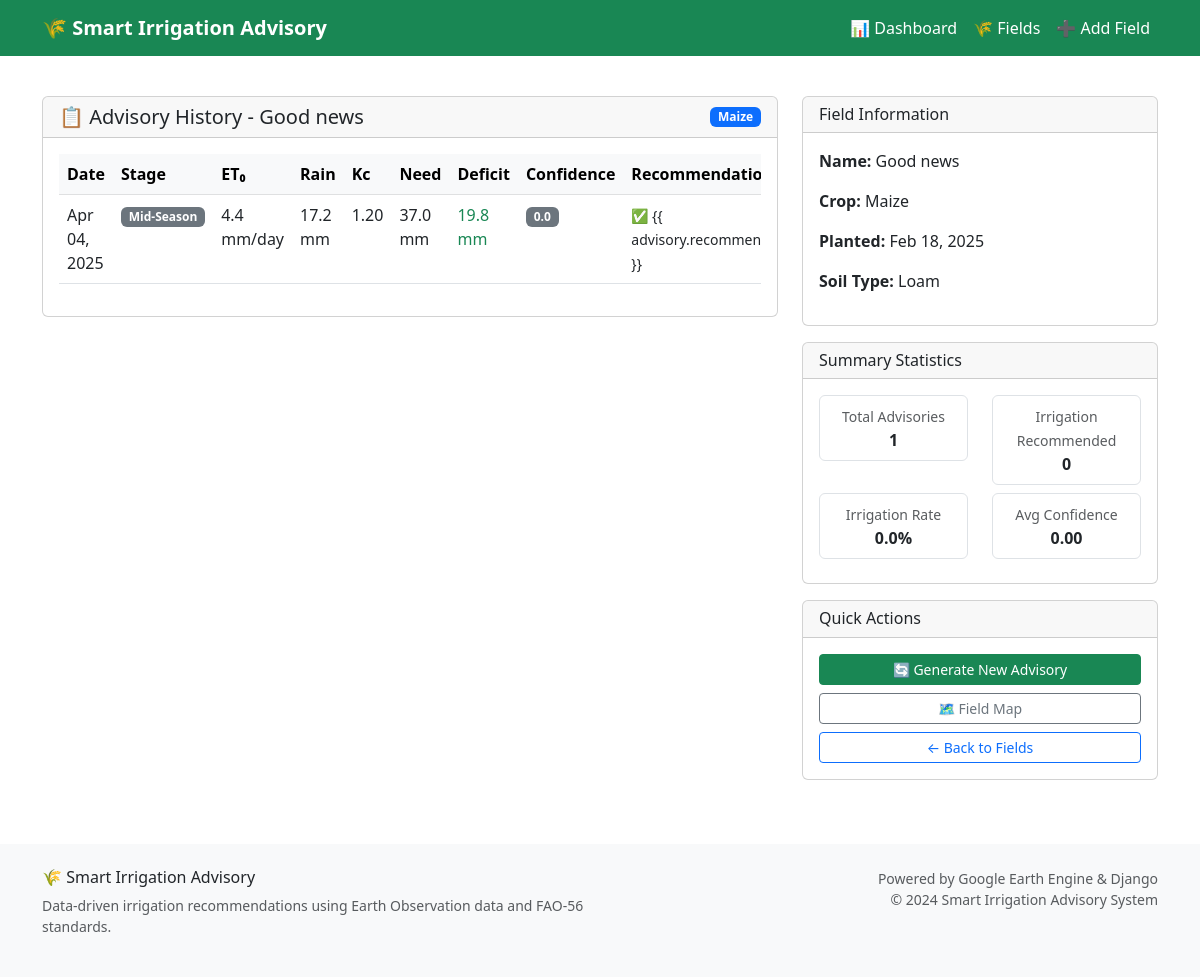
Page /field/7/history/ on the committed database.
### advisory/models.py (models this page shows, shortened)
class FarmField(models.Model):
    CROP_CHOICES = [
        ("maize", "Maize"),
        ("soybean", "Soybean"),
        ("rice", "Rice"),
        ("wheat", "Wheat"),
        ("sugarcane", "Sugarcane"),
        ("cotton", "Cotton"),
        ("beans", "Beans"),
        ("potatoes", "Potatoes"),
        ("tomatoes", "Tomatoes"),
        ("cassava", "Cassava"),
    ]
    SOIL_CHOICES = [
        ("clay", "Clay"),
        ("loam", "Loam"),
        ("sandy", "Sandy"),
        ("silt", "Silt"),
        ("clay_loam", "Clay Loam"),
        ("sandy_loam", "Sandy Loam"),
    ]
    name = models.CharField(max_length=100)
    latitude = models.FloatField(_('Latitude'), validators=[
        MinValueValidator(-90.0), MaxValueValidator(90.0)])
    longitude = models.FloatField(_('Longitude'), validators=[
        MinValueValidator(-180.0), MaxValueValidator(180.0)])
    soil_type = models.CharField(
        choices=SOIL_CHOICES, max_length=20, default="loam")
    crop_type = models.CharField(
        choices=CROP_CHOICES, max_length=20, default="maize")
    planting_date = models.DateField(_('Planting Date'), default=date.today)
    field_area_ha = models.FloatField(
        _('Field Area (ha)'),
        validators=[MinValueValidator(0.1), MaxValueValidator(1000.0)],
        null=True, blank=True,
        help_text="Field area in hectares"
    )
    elevation = models.FloatField(
        _('Elevation (m)'),
        null=True, blank=True,
        help_text="Field elevation in meters"
    )
    created_at = models.DateTimeField(auto_now_add=True)
    updated_at = models.DateTimeField(auto_now=True)
    class Meta:
        ordering = ['-created_at']
        verbose_name = 'Farm Field'
        verbose_name_plural = 'Farm Fields'

class IrrigationAdvisory(models.Model):
    field = models.ForeignKey(FarmField, on_delete=models.CASCADE)
    date = models.DateField(default=date.today)
    crop_stage = models.CharField(max_length=50, default="Initial")
    eto = models.FloatField(default=0.0)  # mm/day
    rainfall = models.FloatField(default=0.0)  # mm/week
    kc = models.FloatField(default=0.0)  # Crop Coefficient
    water_need = models.FloatField(default=0.0)  # mm/week
    water_deficit = models.FloatField(default=0.0)
    recommendation = models.TextField(blank=True)
    soil_moisture = models.FloatField(
        default=0.0,
        help_text="Soil moisture percentage"
    )
    irrigation_recommended = models.BooleanField(default=False)
    irrigation_volume = models.FloatField(
        default=0.0,
        help_text="Recommended irrigation volume in mm"
    )
    confidence_score = models.FloatField(
        default=0.0,
        validators=[MinValueValidator(0.0), MaxValueValidator(1.0)],
        help_text="Confidence in recommendation (0-1)"
    )
    data_source = models.CharField(
        max_length=50,
        default="simulated",
        help_text="Source of weather data (GEE, API, simulated)"
    )
    class Meta:
        ordering = ['-date']
        verbose_name = 'Irrigation Advisory'
        verbose_name_plural = 'Irrigation Advisories'
        get_latest_by = 'date'

### advisory/views.py (the view)
def advisory_history_view(request, field_id):
    field = get_object_or_404(FarmField, id=field_id)
    advisories = IrrigationAdvisory.objects.filter(
        field=field).order_by('-date')
    total_advisories = advisories.count()
    irrigation_recommended_count = advisories.filter(
        irrigation_recommended=True).count()
    avg_confidence = advisories.aggregate(
        avg_confidence=models.Avg('confidence_score'))['avg_confidence'] or 0
    context = {
        'field': field,
        'advisories': advisories,
        'summary': {
            'total_advisories': total_advisories,
            'irrigation_recommended_count': irrigation_recommended_count,
            'irrigation_percentage': (irrigation_recommended_count / total_advisories * 100) if total_advisories > 0 else 0,
            'avg_confidence': round(avg_confidence, 2)
        }
    }
    return render(request, 'advisory/advisory_history.html', context)

### templates/advisory/advisory_history.html (shortened to what this page needs)
{% extends "base.html" %} {% block title %}Advisory History{% endblock %} {% block content %}
<div class="container mt-4">
  <div class="row">
    <div class="col-md-8">
      <div class="card">
        <div class="card-header d-flex justify-content-between align-items-center">
          <h5 class="mb-0">📋 Advisory History - {{ field.name }}</h5>
          <span class="badge bg-primary">{{ field.crop_type|title }}</span>
        </div>
        <div class="card-body">
          {% if advisories %}
          <div class="table-responsive">
            <table class="table table-hover">
              <thead class="table-light">
                <tr>
                  <th>Date</th>
                  <th>Stage</th>
                  <th>ET₀</th>
                  <th>Rain</th>
                  <th>Kc</th>
                  <th>Need</th>
                  <th>Deficit</th>
                  <th>Confidence</th>
                  <th>Recommendation</th>
                </tr>
              </thead>
              <tbody>
                {% for advisory in advisories %}
                <tr>
                  <td>{{ advisory.date|date:"M d, Y" }}</td>
                  <td>
                    <span class="badge bg-secondary">{{ advisory.crop_stage }}</span>
                  </td>
                  <td>{{ advisory.eto|floatformat:1 }} mm/day</td>
                  <td>{{ advisory.rainfall|floatformat:1 }} mm</td>
                  <td>{{ advisory.kc|floatformat:2 }}</td>
                  <td>{{ advisory.water_need|floatformat:1 }} mm</td>
                  <td>
                    {% if advisory.irrigation_recommended %}
                    <span class="text-danger fw-bold">{{ advisory.water_deficit|floatformat:1 }} mm</span>
                    {% else %}
                    <span class="text-success">{{ advisory.water_deficit|floatformat:1 }} mm</span>
                    {% endif %}
                  </td>
                  <td>
                    <span
                      class="badge {% if advisory.confidence_score > 0.7 %}bg-success{% elif advisory.confidence_score > 0.4 %}bg-warning{% else %}bg-secondary{% endif %}"
                    >
                      {{ advisory.confidence_score|floatformat:1 }}
                    </span>
                  </td>
                  <td>
                    <small>
                      {% if advisory.irrigation_recommended %} 💧 {{ advisory.recommendation|truncatechars:50 }} {% else %} ✅ {{
                      advisory.recommendation|truncatechars:50 }} {% endif %}
                    </small>
                  </td>
                </tr>
                {% endfor %}
              </tbody>
            </table>
          </div>
          {% else %}
          <div class="text-center py-4">
            <p class="text-muted">No advisories yet for this field.</p>
            <a href="{% url 'advisory:get_advice' field.id %}" class="btn btn-primary"> Generate First Advisory </a>
          </div>
          {% endif %}
        </div>
      </div>
    </div>
    <div class="col-md-4">
      <div class="card mb-3">
        <div class="card-header">
          <h6 class="mb-0">Field Information</h6>
        </div>
        <div class="card-body">
          <p><strong>Name:</strong> {{ field.name }}</p>
          <p><strong>Crop:</strong> {{ field.crop_type|title }}</p>
          <p><strong>Planted:</strong> {{ field.planting_date|date:"M d, Y" }}</p>
          <p><strong>Soil Type:</strong> {{ field.soil_type|title }}</p>
        </div>
      </div>
      {% if summary %}
      <div class="card mb-3">
        <div class="card-header">
          <h6 class="mb-0">Summary Statistics</h6>
        </div>
        <div class="card-body">
          <div class="row text-center">
            <div class="col-6">
              <div class="border rounded p-2 mb-2">
                <small class="text-muted">Total Advisories</small>
                <div class="fw-bold">{{ summary.total_advisories }}</div>
              </div>
            </div>
            <div class="col-6">
              <div class="border rounded p-2 mb-2">
                <small class="text-muted">Irrigation Recommended</small>
                <div class="fw-bold">{{ summary.irrigation_recommended_count }}</div>
              </div>
            </div>
          </div>
          <div class="row text-center">
            <div class="col-6">
              <div class="border rounded p-2 mb-2">
                <small class="text-muted">Irrigation Rate</small>
                <div class="fw-bold">{{ summary.irrigation_percentage|floatformat:1 }}%</div>
              </div>
            </div>
            <div class="col-6">
              <div class="border rounded p-2 mb-2">
                <small class="text-muted">Avg Confidence</small>
                <div class="fw-bold">{{ summary.avg_confidence|floatformat:2 }}</div>
              </div>
            </div>
          </div>
        </div>
      </div>
      {% endif %}
      <div class="card">
        <div class="card-header">
          <h6 class="mb-0">Quick Actions</h6>
        </div>
        <div class="card-body">
          <a href="{% url 'advisory:get_advice' field.id %}" class="btn btn-success btn-sm w-100 mb-2"> 🔄 Generate New Advisory </a>
          <a href="{% url 'advisory:field_map' field.id %}" class="btn btn-outline-secondary btn-sm w-100 mb-2"> 🗺️ Field Map </a>
          <a href="{% url 'advisory:field_list' %}" class="btn btn-outline-primary btn-sm w-100"> ← Back to Fields </a>
        </div>
      </div>
    </div>
  </div>
</div>
{% endblock %}

### rows in the picture
FarmField: name "Good news", crop_type "Maize", planting_date "Feb 18, 2025", soil_type "Loam"
IrrigationAdvisory: date "Apr 04, 2025", crop_stage "Mid-Season", eto "4.4", rainfall "17.2", kc "1.20", water_need "37.0", water_deficit "19.8", confidence_score "0.0"

### other values in the picture
{{ summary.total_advisories }} "1"
{{ summary.irrigation_recommended_count }} "0"
{{ summary.irrigation_percentage|floatformat:1 }} "0.0"
{{ summary.avg_confidence|floatformat:2 }} "0.00"
